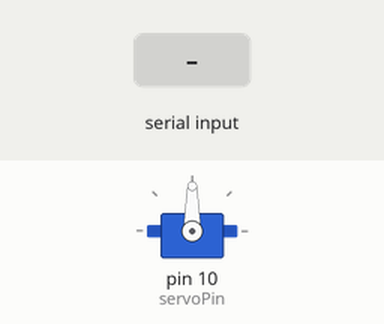
The sketch below on a simulated Arduino Uno, built with avr-gcc and run on an emulated ATmega328P. Parts: servo. Inputs (shaded band) come from the test bench.

Above: at 1.2 s.
1.3 s: "2" received over Serial
At 1.9 s:
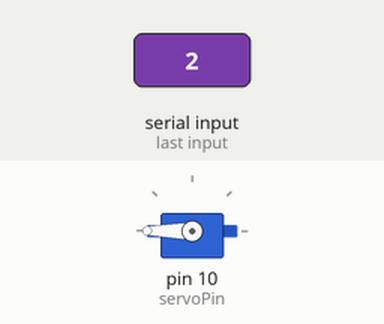
2.8 s: "1" received over Serial
At 3.1 s:
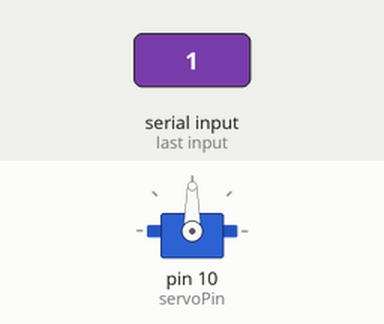
Timing chart, 0 to 5.8 s (numbered marks = the images above; inputs shaded):
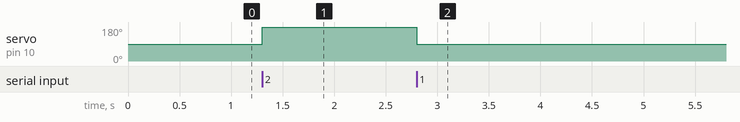

The sketch:

HandsCam.ino
```cpp
	#include <Servo.h>

#define servoPin 10

Servo myServo;

void setup() {
  Serial.begin(9600);
  myServo.attach(servoPin);
}

void loop() {
  if(Serial.available() > 0){
    char comando = Serial.read();
    if(comando == '1'){
      myServo.write(90);
    } else if (comando == '2'){
      myServo.write(180);
    }
  }
}
```

Measured:
- after the input at 1.3 s, servo on pin 10 (servoPin): 90° → 180° at once
- after the input at 2.8 s, servo on pin 10 (servoPin): 180° → 90° at once
